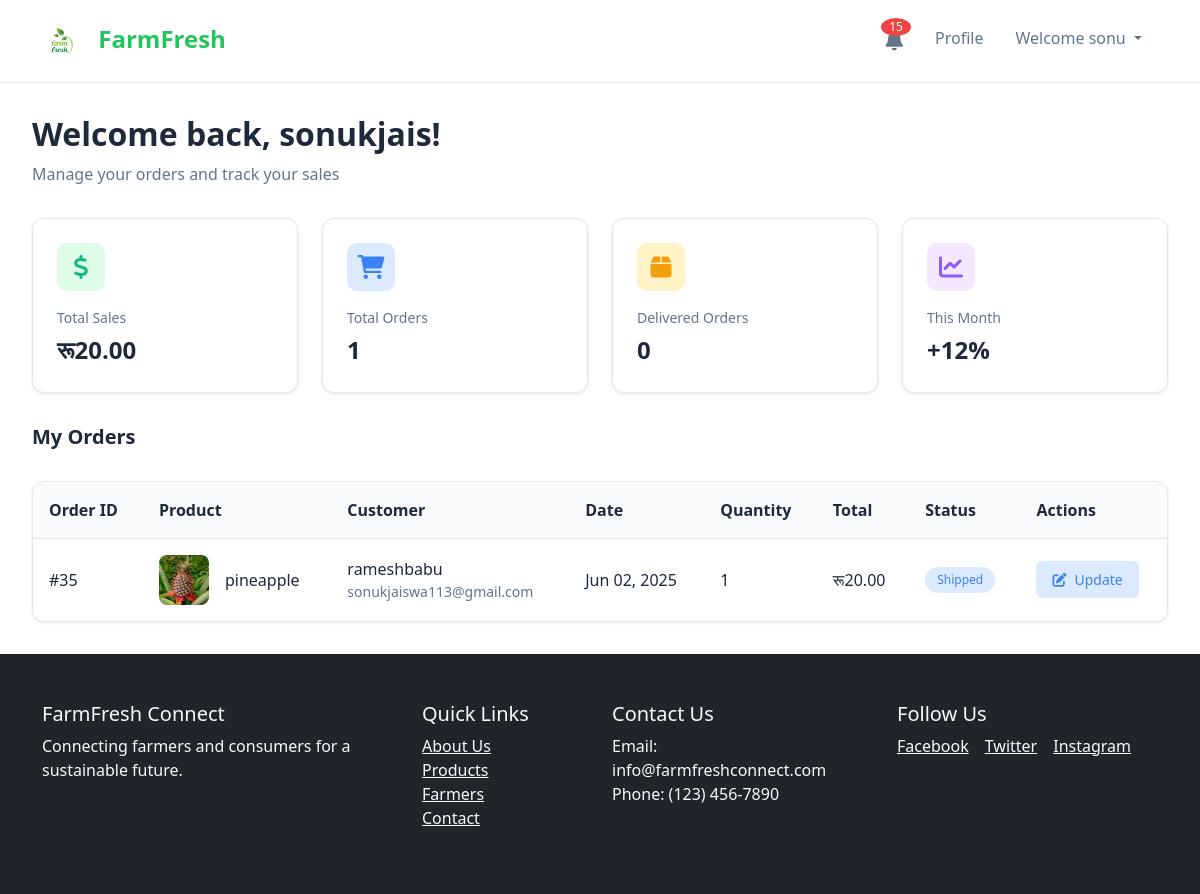
Screenshot of /farmer/orders.php (signed in) with the database file from the repository.
### tables this page shows
CREATE TABLE `users` (
  `user_id` int(11) NOT NULL,
  `username` varchar(100) DEFAULT NULL,
  `email` varchar(100) DEFAULT NULL,
  `password` varchar(100) DEFAULT NULL,
  `first_name` varchar(100) DEFAULT NULL,
  `last_name` varchar(100) DEFAULT NULL,
  `phone` varchar(20) DEFAULT NULL,
  `address` varchar(255) DEFAULT NULL,
  `city` varchar(100) DEFAULT NULL,
  `state` varchar(100) DEFAULT NULL,
  `zipcode` varchar(20) DEFAULT NULL,
  `role` enum('farmer','consumer','admin') NOT NULL,
  `created_at` datetime DEFAULT current_timestamp(),
  `updated_at` datetime DEFAULT current_timestamp() ON UPDATE current_timestamp(),
  `profile_image` varchar(255) DEFAULT NULL,
  `is_active` tinyint(1) DEFAULT 1,
  `bio` text DEFAULT NULL
);

CREATE TABLE `order_items` (
  `order_item_id` int(11) NOT NULL,
  `order_id` int(11) DEFAULT NULL,
  `product_id` int(11) DEFAULT NULL,
  `quantity` int(11) DEFAULT NULL,
  `price_per_unit` decimal(10,2) DEFAULT NULL,
  `subtotal` decimal(10,2) DEFAULT NULL,
  `price` decimal(10,2) NOT NULL DEFAULT 0.00
);

CREATE TABLE `orders` (
  `order_id` int(11) NOT NULL,
  `consumer_id` int(11) DEFAULT NULL,
  `total_amount` decimal(10,2) DEFAULT NULL,
  `status` enum('pending','processing','shipped','delivered','canceled') DEFAULT 'pending',
  `order_date` datetime DEFAULT current_timestamp(),
  `shipping_address` varchar(255) DEFAULT NULL,
  `shipping_city` varchar(100) DEFAULT NULL,
  `shipping_state` varchar(100) DEFAULT NULL,
  `shipping_zipcode` varchar(20) DEFAULT NULL,
  `payment_method` varchar(50) DEFAULT NULL,
  `transaction_id` varchar(100) DEFAULT NULL,
  `updated_at` datetime DEFAULT current_timestamp() ON UPDATE current_timestamp()
);

CREATE TABLE `products` (
  `product_id` int(11) NOT NULL,
  `seller_id` int(11) DEFAULT NULL,
  `category_id` int(11) DEFAULT NULL,
  `name` varchar(100) DEFAULT NULL,
  `description` text DEFAULT NULL,
  `price` decimal(10,2) DEFAULT 0.00,
  `organic` tinyint(1) DEFAULT 0,
  `created_at` datetime DEFAULT current_timestamp(),
  `updated_at` datetime DEFAULT current_timestamp() ON UPDATE current_timestamp(),
  `is_available` tinyint(1) DEFAULT 1,
  `quantity` int(11) NOT NULL DEFAULT 0,
  `stock` int(11) NOT NULL DEFAULT 0,
  `product_image` varchar(255) DEFAULT NULL,
  `status` enum('pending','approved','rejected') DEFAULT 'pending'
);

### farmer/orders.php (the view, shortened to what this page needs)
<?php
include '../config/db.php';
$farmer_id = $_SESSION['user_id'];
$orders_query = "SELECT oi.order_item_id, oi.quantity, oi.price_per_unit,
                o.order_id, o.order_date, o.status as item_status,
                p.name as product_name, p.product_image,
                u.username, u.email, u.phone
                FROM order_items oi
                JOIN products p ON oi.product_id = p.product_id
                JOIN orders o ON oi.order_id = o.order_id
                JOIN users u ON o.consumer_id = u.user_id
                WHERE p.seller_id = $farmer_id
                ORDER BY o.order_date DESC";
$orders_result = mysqli_query($dbconn, $orders_query);
$farmer_query = "SELECT * FROM users WHERE user_id = $farmer_id LIMIT 1";
$farmer_result = mysqli_query($dbconn, $farmer_query);
$farmer_data = mysqli_fetch_assoc($farmer_result);
$farmer_name = 'Farmer';
if (isset($farmer_data['name'])) {
    $farmer_name = explode(' ', $farmer_data['name'])[0];
} elseif (isset($farmer_data['username'])) {
    $farmer_name = $farmer_data['username'];
} elseif (isset($farmer_data['first_name'])) {
    $farmer_name = $farmer_data['first_name'];
} elseif (isset($farmer_data['full_name'])) {
    $farmer_name = explode(' ', $farmer_data['full_name'])[0];
}
$total_orders = mysqli_num_rows($orders_result);
$total_sales = 0;
$orders_copy = $orders_result;
while ($order = mysqli_fetch_assoc($orders_copy)) {
    $total_sales += $order['quantity'] * $order['price_per_unit'];
}
mysqli_data_seek($orders_result, 0);
?>
<!DOCTYPE html>
<html lang="en">
<head>
    <link href="https://cdn.jsdelivr.net/npm/bootstrap@5.3.3/dist/css/bootstrap.min.css" rel="stylesheet">
    <link rel="stylesheet" href="https://cdnjs.cloudflare.com/ajax/libs/font-awesome/6.0.0/css/all.min.css">
</head>
<body>
    <?php include '../includes/navbar.php'; ?>
    <div class="dashboard-container">
        <div class="welcome-section">
            <h1 class="welcome-title">Welcome back, <?php echo htmlspecialchars($farmer_name); ?>!</h1>
            <p class="welcome-subtitle">Manage your orders and track your sales</p>
        </div>
        <div class="stats-grid">
            <div class="stat-card">
                <div class="stat-icon sales">
                    <i class="fas fa-dollar-sign"></i>
                </div>
                <div class="stat-label">Total Sales</div>
                <div class="stat-value">रू<?php echo number_format($total_sales, 2); ?></div>
            </div>
            <div class="stat-card">
                <div class="stat-icon orders">
                    <i class="fas fa-shopping-cart"></i>
                </div>
                <div class="stat-label">Total Orders</div>
                <div class="stat-value"><?php echo $total_orders; ?></div>
            </div>
            <div class="stat-card">
                <div class="stat-icon products">
                    <i class="fas fa-box"></i>
                </div>
                <div class="stat-label">Delivered Orders</div>
                <div class="stat-value">0</div>
            </div>
            <div class="stat-card">
                <div class="stat-icon growth">
                    <i class="fas fa-chart-line"></i>
                </div>
                <div class="stat-label">This Month</div>
                <div class="stat-value">+12%</div>
            </div>
        </div>
        <div class="section-header">
            <h2 class="section-title">My Orders</h2>
        </div>
        <?php if (mysqli_num_rows($orders_result) > 0): ?>
            <div class="orders-table">
                <table>
                    <thead>
                        <tr>
                            <th>Order ID</th>
                            <th>Product</th>
                            <th>Customer</th>
                            <th>Date</th>
                            <th>Quantity</th>
                            <th>Total</th>
                            <th>Status</th>
                            <th>Actions</th>
                        </tr>
                    </thead>
                    <tbody>
                        <?php while($order = mysqli_fetch_assoc($orders_result)): ?>
                            <tr>
                                <td>#<?php echo $order['order_id']; ?></td>
                                <td>
                                    <div class="product-info">
                                        <?php if(!empty($order['product_image'])): ?>
                                            <img src="../uploads/products/<?php echo $order['product_image']; ?>" class="product-img" alt="<?php echo htmlspecialchars($order['product_name']); ?>">
                                        <?php else: ?>
                                            <div class="product-img" style="display: flex; align-items: center; justify-content: center; background-color: #f1f5f9; color: var(--text-muted);">
                                                <i class="fas fa-image"></i>
                                            </div>
                                        <?php endif; ?>
                                        <span class="product-name"><?php echo htmlspecialchars($order['product_name']); ?></span>
                                    </div>
                                </td>
                                <td>
                                    <div class="customer-info">
                                        <span class="customer-name"><?php echo htmlspecialchars($order['username']); ?></span>
                                        <span class="customer-email"><?php echo htmlspecialchars($order['email']); ?></span>
                                    </div>
                                </td>
                                <td><?php echo date('M d, Y', strtotime($order['order_date'])); ?></td>
                                <td><?php echo $order['quantity']; ?></td>
                                <td>रू<?php echo number_format($order['quantity'] * $order['price_per_unit'], 2); ?></td>
                                <td>
                                    <?php
                                    $status_class = '';
                                    switch($order['item_status']) {
                                        case 'shipped':
                                            $status_class = 'status-shipped';
                                            break;
                                    }
                                    ?>
                                    <span class="order-status <?php echo $status_class; ?>">
                                        <?php echo ucfirst($order['item_status']); ?>
                                    </span>
                                </td>
                                <td>
                                    <button type="button" class="action-btn btn-update" data-bs-toggle="modal" data-bs-target="#updateModal<?php echo $order['order_item_id']; ?>">
                                        <i class="fas fa-edit"></i> Update
                                    </button>
                                </td>
                            </tr>
                        <?php endwhile; ?>
                    </tbody>
                </table>
            </div>
        <?php endif; ?>
    </div>
    <?php include '../includes/footer.php'; ?>
</body>
</html>

### farmer/orders.php (style rules this page uses)
:root { --primary-color: #22c55e; --secondary-color: #f8fafc; --text-dark: #1e293b; --text-muted: #64748b; --border-color: #e2e8f0; --success-color: #10b981; --warning-color: #f59e0b; --danger-color: #ef4444; }
* { margin: 0; padding: 0; box-sizing: border-box; }
body { font-family: 'Inter', sans-serif; background-color: var(--secondary-color); color: var(--text-dark); }
.dashboard-container { max-width: 1400px; margin: 0 auto; padding: 2rem; }
.welcome-section { margin-bottom: 2rem; }
.welcome-title { font-size: 2rem; font-weight: 700; color: var(--text-dark); margin-bottom: 0.5rem; }
.welcome-subtitle { color: var(--text-muted); font-size: 1rem; }
.stats-grid { display: grid; grid-template-columns: repeat(auto-fit, minmax(250px, 1fr)); gap: 1.5rem; margin-bottom: 2rem; }
.stat-card { background: white; border-radius: 12px; padding: 1.5rem; box-shadow: 0 1px 3px rgba(0,0,0,0.1); border: 1px solid var(--border-color); }
.stat-icon { width: 48px; height: 48px; border-radius: 10px; display: flex; align-items: center; justify-content: center; margin-bottom: 1rem; font-size: 1.5rem; }
.stat-icon.sales { background: #dcfce7; color: var(--success-color); }
.stat-icon.orders { background: #dbeafe; color: #3b82f6; }
.stat-icon.products { background: #fef3c7; color: var(--warning-color); }
.stat-icon.growth { background: #f3e8ff; color: #8b5cf6; }
.stat-label { font-size: 0.875rem; color: var(--text-muted); margin-bottom: 0.25rem; }
.stat-value { font-size: 1.5rem; font-weight: 700; color: var(--text-dark); }
.section-header { display: flex; justify-content: space-between; align-items: center; margin-bottom: 1.5rem; }
.section-title { font-size: 1.25rem; font-weight: 600; color: var(--text-dark); }
.orders-table { background: white; border-radius: 12px; overflow: hidden; box-shadow: 0 1px 3px rgba(0,0,0,0.1); border: 1px solid var(--border-color); }
.orders-table table { width: 100%; border-collapse: collapse; }
.orders-table th { background-color: #f8fafc; padding: 1rem; text-align: left; font-weight: 600; color: var(--text-dark); border-bottom: 1px solid var(--border-color); }
.orders-table td { padding: 1rem; border-bottom: 1px solid var(--border-color); color: var(--text-dark); }
.orders-table tr:last-child td { border-bottom: none; }
.product-img { width: 50px; height: 50px; object-fit: cover; border-radius: 8px; margin-right: 1rem; }
.product-info { display: flex; align-items: center; }
.product-name { font-weight: 500; }
.customer-info { display: flex; flex-direction: column; }
.customer-name { font-weight: 500; }
.customer-email { font-size: 0.875rem; color: var(--text-muted); }
.order-status { display: inline-block; padding: 0.25rem 0.75rem; border-radius: 20px; font-size: 0.75rem; font-weight: 500; }
.status-shipped { background: #dbeafe; color: #3b82f6; }
.action-btn { padding: 0.5rem 1rem; border: none; border-radius: 6px; font-size: 0.875rem; font-weight: 500; cursor: pointer; transition: all 0.2s; text-decoration: none; text-align: center; display: inline-flex; align-items: center; gap: 0.5rem; }
.btn-update { background: #dbeafe; color: #3b82f6; }

### includes/navbar.php (style rules this page uses)
body, html { margin: 0; padding: 0; overflow-x: hidden; }

### rows the page displays
users: username "sonukjais"
order_items: order.order_id "35", product.product_image (picture), product.name "pineapple", users.username "rameshbabu", users.email "sonukjaiswa113@gmail.com", order.order_date "Jun 02, 2025", quantity "1", $order['quantity']*$order['price_per_unit'] "20.00", order.status "Shipped"

### other values shown
$unread_count "15"
$_SESSION['first_name'] "sonu"
$total_sales "20.00"
$total_orders "1"
